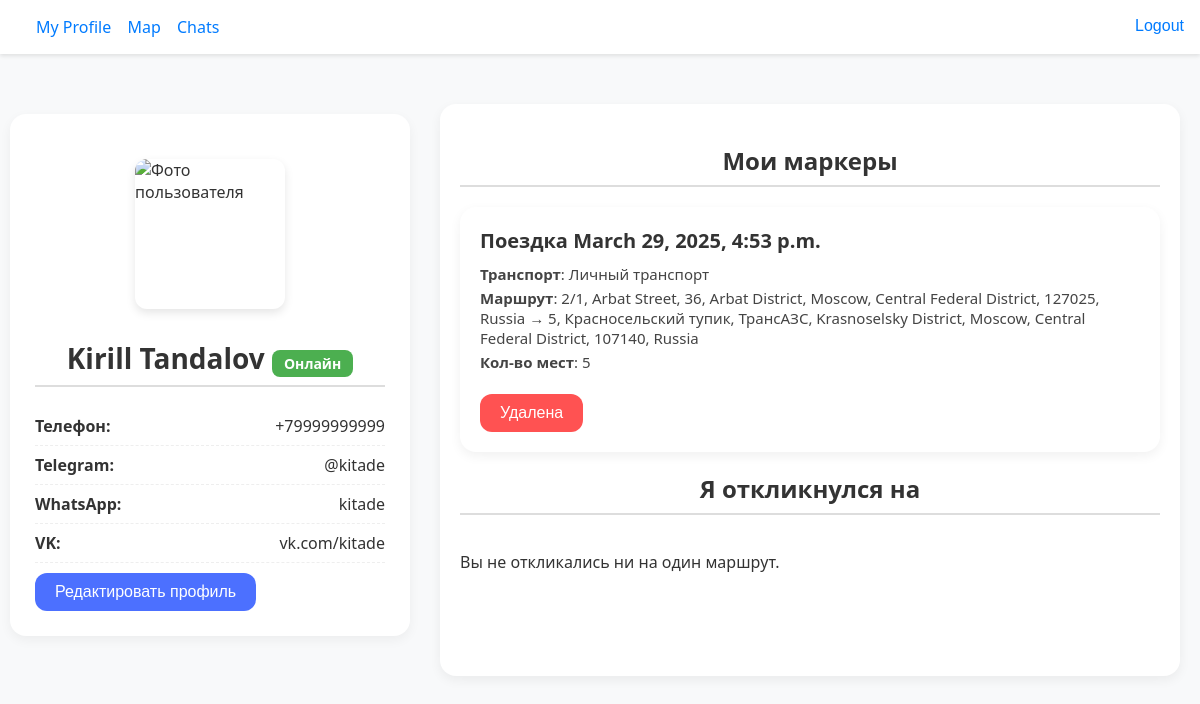
Screenshot of /profile/1 (signed in) with the database file from the repository.
### main/models.py (models this page shows, shortened)
class Profile(models.Model):
    photo = models.ImageField(upload_to='main/static/images/', default="images/default_profile.jpg")
    user = models.OneToOneField(User, on_delete=models.CASCADE)
    status = models.CharField(max_length=200, blank=True, null=True)
    first_name = models.CharField(max_length=100, blank=True)
    last_name = models.CharField(max_length=100, blank=True)
    phone_number = models.CharField(max_length=20, blank=True)
    telegram = models.CharField(max_length=100, blank=True)
    whatsapp = models.CharField(max_length=100, blank=True)
    vk = models.CharField(max_length=100, blank=True)
    successful_trips = models.IntegerField(default=0)
    unsuccessful_trips = models.IntegerField(default=0)
    trips = models.JSONField(blank=False, null=False, default=dict)

class Marker(models.Model):
    TRANSPORT_CHOICES = [
        ('personal', 'Личный транспорт'),
        ('carsharing', 'Каршеринг'),
        ('taxi', 'Такси'),
        ('searching', 'Ищу транспорт'),
        ('other', 'Другое'),
    ]
    is_active = models.BooleanField(default=True)
    title = models.CharField(max_length=40, blank=False, null=False)
    user = models.ForeignKey(User, on_delete=models.CASCADE)
    transport_type = models.CharField(max_length=50, choices=TRANSPORT_CHOICES)
    other_transport = models.CharField(max_length=255, blank=True, null=True)
    people_count = models.IntegerField()
    start_point = models.CharField(max_length=255)
    start_lat = models.FloatField()
    start_lon = models.FloatField()
    end_point = models.CharField(max_length=255)
    end_lat = models.FloatField()
    end_lon = models.FloatField()
    landmark_photo = models.ImageField(upload_to='main/static/images/', blank=True, null=True)
    landmark_description = models.TextField(blank=True, null=True)
    price = models.DecimalField(max_digits=10, decimal_places=2)
    active_from = models.DateTimeField()
    active_to = models.DateTimeField()
    comment = models.TextField(blank=True, null=True)
    telegram = models.CharField(max_length=255, blank=True, null=True)
    whatsapp = models.CharField(max_length=255, blank=True, null=True)
    vk = models.CharField(max_length=255, blank=True, null=True)
    phone_number = models.CharField(max_length=20, blank=True, null=True)
    users = models.JSONField(blank=False, null=False, default=dict)

### main/views.py (the view)
# urls.py: path('profile/<int:user_id>', main_views.profile, name='profile'),
@login_required(login_url='login')
def profile(request, user_id):
    print(os.getcwd())
    cwd = os.getcwd()
    time_value = request.headers.get('X-Timestamp')
    print(time_value)
    viewed_user = get_object_or_404(User, id=user_id)
    profile, _ = Profile.objects.get_or_create(user=viewed_user)
    is_owner = request.user == viewed_user
    own_markers = []
    own_markers_raw = Marker.objects.filter(user=viewed_user)
    responded_markers = []
    trips_raw = profile.trips.copy()
    for trip_id in list(trips_raw.keys()):
        try:
            marker = Marker.objects.get(id=int(trip_id))
            responded_markers.append(marker)
        except Marker.DoesNotExist:
            del trips_raw[trip_id]
    for marker in own_markers_raw:
        if timezone.now()-marker.active_to >= timedelta(days=2):
            marker.delete()
        elif marker.active_to <= timezone.now():
            print(marker)
            marker.is_active = False
            marker.save()
            marker.refresh_from_db()
            own_markers.append(marker)
        else:
            own_markers.append(marker)
    own_markers = own_markers_raw
    profile.trips = trips_raw
    profile.save()
    user_status, _ = UserStatus.objects.get_or_create(user=viewed_user)
    is_online = user_status.is_online()
    if request.method == 'POST' and is_owner:
        if 'cancel_trip_id' in request.POST:
            marker_id = request.POST.get('cancel_trip_id')
            marker = get_object_or_404(Marker, id=marker_id)
            marker.people_count += 1
            if str(request.user.id) in marker.users:
                del marker.users[str(request.user.id)]
                marker.save()
                Message.objects.create(
                    from_user=request.user,
                    to_user=marker.user,
                    marker=marker,
                    text=f"Пользователь {request.user.username} отказался от поездки '{marker.title}'.",
                    notification_type='user_left'
                )
                if str(marker.id) in profile.trips:
                    del profile.trips[str(marker.id)]
                    profile.save()
                return redirect('profile', user_id=user_id)
        else:
            user_form = UserForm(request.POST, instance=viewed_user)
            profile_form = ProfileForm(request.POST, request.FILES, instance=profile)
            if user_form.is_valid() and profile_form.is_valid():
                user_form.save()
                profile_form.save()
                profile.first_name = request.POST['first_name']
                profile.last_name = request.POST['last_name']
                if os.path.exists(f"main/static/images/profile_logo{request.user.id}.jpg"):
                    os.remove(f"main/static/images/profile_logo{request.user.id}.jpg")
                os.rename(os.path.join(BASE_DIR, 'main'+profile.photo.url[5:]), os.path.join(BASE_DIR, f"main/static/images/profile_logo{request.user.id}.jpg"))
                profile.photo = f"/images/profile_logo{request.user.id}.jpg"
                profile.save()
                return redirect('profile', user_id=user_id)
    elif is_owner:
        user_form = UserForm(instance=viewed_user)
        profile_form = ProfileForm(instance=profile)
    else:
        user_form = []
        profile_form = []
    return render(request, 'main/profile.html', {
        'user_form': user_form,
        'profile_form': profile_form,
        'own_markers': own_markers,
        'responded_markers': responded_markers,
        'profile_data': profile,
        'is_online': is_online,
        'is_owner': is_owner,
    })

### main/models.py (called while the page is built)
    def is_online(self):
        return timezone.now() - self.last_seen < timezone.timedelta(minutes=5)

### main/templates/main/profile.html (shortened to what this page needs)
{% extends "main/base.html" %}
{% load static %}
{% block extra_css %}
<link href="{% static "css/profile.css" %}" rel="stylesheet" />
{% endblock %}
{% block content %}
<div id="profile-info" class="profile-info">
    {% if profile_data.photo %}
    <div class="profile-photo-top">
        <img src="{% static profile_data.photo.url %}" alt="Фото пользователя" class="square-photo">
    </div>
    {% endif %}
    {% if profile_data.first_name or profile_data.last_name %}
    <h2>{{ profile_data.first_name }} {{ profile_data.last_name }}
        {% if is_online %}
            <span class="status online">Онлайн</span>
        {% else %}
            <span class="status offline">Оффлайн</span>
        {% endif %}
    </h2>
    {% endif %}
    <ul>
        {% if profile_data.phone_number %}
        <li><strong>Телефон:</strong> {{ profile_data.phone_number }}</li>
        {% endif %}
        {% if profile_data.telegram %}
        <li><strong>Telegram:</strong> {{ profile_data.telegram }}</li>
        {% endif %}
        {% if profile_data.whatsapp %}
        <li><strong>WhatsApp:</strong> {{ profile_data.whatsapp }}</li>
        {% endif %}
        {% if profile_data.vk %}
        <li><strong>VK:</strong> {{ profile_data.vk }}</li>
        {% endif %}
    </ul>
    {% if is_owner %}
        <button class="edit-button" onclick="toggleProfileForm()">Редактировать профиль</button>
    {% endif %}
</div>
{% if is_owner %}
    <div class="markers-section">
        <h2>Мои маркеры</h2>
        <div class="marker-list">
            {% for marker in own_markers %}
                <div class="marker-card">
                    <h3>Поездка {{ marker.title }} {{ marker.active_to }}</h3>
                    <p><b>Транспорт</b>: {{ marker.get_transport_type_display }}</p>
                    <p><b>Маршрут</b>: {{ marker.start_point }} → {{ marker.end_point }}</p>
                    <p><b>Кол-во мест</b>: {{ marker.people_count }}</p>
                    <form method="post" class="cancel-form">
                        {% if marker.is_active %}
                            <a href="{% url 'edit_marker' marker.id %}" class="btn-cancel" style="background-color: #4c70ff">Редактировать</a> |
                            <a href="{% url 'delete_marker' marker.id %}" class="btn-cancel">Удалить</a>
                        {% else %}
                            <button type="button" class="btn-cancel">Удалена</button>
                        {% endif %}
                    </form>
                </div>
            {% empty %}
                <p>Нет активных маркеров.</p>
            {% endfor %}
        </div>
        <h2>Я откликнулся на</h2>
        <div class="marker-list">
            {% for marker in responded_markers %}
                <div class="marker-card">
                    <h3>Поездка {{ marker.title }} {{ marker.active_to }}</h3>
                    <p><b>Транспорт</b>: {{ marker.get_transport_type_display }}</p>
                    <p><b>Маршрут</b>: {{ marker.start_point }} → {{ marker.end_point }}</p>
                    <p><b>Кол-во мест</b>: {{ marker.people_count }}</p>
                    {% for user_id, user_data in marker.users.items %}
                        {% if user_id|floatformat:"0" == request.user.id|floatformat:"0" %}
                            {% if user_data.is_approved is none %}
                                <button type="button" class="btn-cancel" style="background-color: orange">Ожидание ответа</button>
                            {% elif user_data.is_approved == 1 %}
                                {% if marker.is_active %}
                                    {% if marker.other_transport %}<p><b>Другой транспорт</b>: {{ marker.other_transport }}</p>{% endif %}
                                    {% if marker.landmark_photo %}<p><b>Фото ориентира</b><br> <img class="landmark-photo" src="{% static marker.landmark_photo.url %}" alt="Ориентир"></p>{% endif %}
                                    {% if marker.landmark_description %}<p><b>Описание ориентира</b>: {{ marker.landmark_description }}</p>{% endif %}
                                    {% if marker.price %}<p><b>Цена</b>: {{ marker.price }} ₽</p>{% endif %}
                                    {% if marker.comment %}<p><b>Комментарий</b>: {{ marker.comment }}</p>{% endif %}
                                    {% if marker.telegram %}<p><b>Telegram</b>: {{ marker.telegram }}</p>{% endif %}
                                    {% if marker.whatsapp %}<p><b>WhatsApp</b>: {{ marker.whatsapp }}</p>{% endif %}
                                    {% if marker.vk %}<p><b>VK</b>: {{ marker.vk }}</p>{% endif %}
                                    {% if marker.phone_number %}<p><b>Телефон</b>: {{ marker.phone_number }}</p>{% endif %}
                                    <button type="button" class="btn-cancel" style="background-color: green">Поездка одобрена</button>
                                    <form method="post" class="cancel-form" style="display: inline-block;">
                                        {% csrf_token %}
                                        <input type="hidden" name="cancel_trip_id" value="{{ marker.id }}">
                                        <button type="submit" class="btn-cancel">Отменить поездку</button>
                                    </form>
                                {% else %}
                                    <button type="button" class="btn-cancel">Поездка удалена</button>
                                {% endif %}
                            {% elif user_data.is_approved == 0 %}
                                <button type="button" class="btn-cancel">Запрос отклонен</button>
                            {% endif %}
                        {% endif %}
                    {% endfor %}
                </div>
            {% empty %}
                <p>Вы не откликались ни на один маршрут.</p>
            {% endfor %}
        </div>
    </div>
{% endif %}
{% endblock %}

### main/static/css/base.css (style rules this page uses)
body { margin: 0; font-family: 'Segoe UI', sans-serif; background-color: #f8f9fa; color: #333; }

### main/static/css/profile.css (style rules this page uses)
.profile-title, .markers-section h2, .profile-info h2 { font-size: 28px; font-weight: bold; margin-bottom: 20px; border-bottom: 2px solid #ddd; padding-bottom: 8px; text-align: center; }
.profile-info { flex: 1; background-color: #fff; padding: 25px; border-radius: 16px; margin-top: 50px; margin-bottom: 40px; box-shadow: 0 4px 12px rgba(0, 0, 0, 0.05); max-width: 700px; min-width: 300px; }
.edit-button { margin-top: 10px; }
.profile-info ul { list-style: none; padding: 0; margin: 0; }
.profile-info li { padding: 8px 0; font-size: 16px; display: flex; justify-content: space-between; align-items: center; border-bottom: 1px dashed #eee; }
.profile-info li strong { flex: 0 0 150px; color: #333; }
.status { padding: 4px 12px; border-radius: 8px; font-weight: bold; font-size: 14px; }
.status.online { background-color: #4caf50; color: white; }
.save-button, .edit-button, .btn-cancel, .btn-back, .btn-logout { padding: 10px 20px; background-color: #4c70ff; color: white; border: none; border-radius: 12px; cursor: pointer; font-size: 16px; transition: background-color 0.3s ease; text-decoration: none; text-align: center; display: inline-block; }
.btn-cancel { background-color: #ff5252; }
.markers-section { margin-top: 40px; margin-left: 10px; margin-right: 10px; max-width: 700px; }
.marker-list { display: grid; gap: 20px; margin-top: 20px; }
.marker-card { background-color: #ffffff; padding: 20px; border-radius: 16px; box-shadow: 0 4px 12px rgba(0, 0, 0, 0.06); }
.marker-card h3 { margin: 0 0 10px; font-size: 20px; }
.marker-card p { margin: 4px 0; font-size: 15px; color: #444; }
.cancel-form { margin-top: 12px; }
.profile-photo-top { display: flex; justify-content: center; align-items: center; margin-top: 20px; margin-bottom: 30px; }
.square-photo { width: 150px; height: 150px; object-fit: cover; border-radius: 12px; box-shadow: 0 4px 10px rgba(0, 0, 0, 0.1); }
.markers-section { margin-top: 40px; padding: 20px; background: #fff; border-radius: 16px; box-shadow: 0 4px 12px rgba(0, 0, 0, 0.06); }
.markers-section h2 { font-size: 24px; font-weight: bold; margin-bottom: 20px; border-bottom: 2px solid #ddd; padding-bottom: 8px; text-align: center; }
.marker-card { background-color: #ffffff; padding: 20px; border-radius: 16px; box-shadow: 0 4px 12px rgba(0, 0, 0, 0.06); transition: transform 0.2s ease-in-out; }
.marker-card h3 { font-size: 20px; margin-bottom: 10px; color: #333; }
.marker-card p { font-size: 15px; color: #444; margin: 4px 0; }
.btn-cancel { margin-top: 10px; }

### rows the page displays
Profile: first_name "Kirill", last_name "Tandalov", phone_number "+79999999999", telegram "@kitade", whatsapp "kitade", vk "vk.com/kitade"
Marker: active_to "March 29, 2025, 4:53 p.m.", transport_type "Личный транспорт", start_point "2/1, Arbat Street, 36, Arbat District, Moscow, Central Federal District, 127025, Russia", end_point "5, Красносельский тупик, ТрансАЗС, Krasnoselsky District, Moscow, Central Federal District, 107140, Russia", people_count "5", is_active "Удалена"
